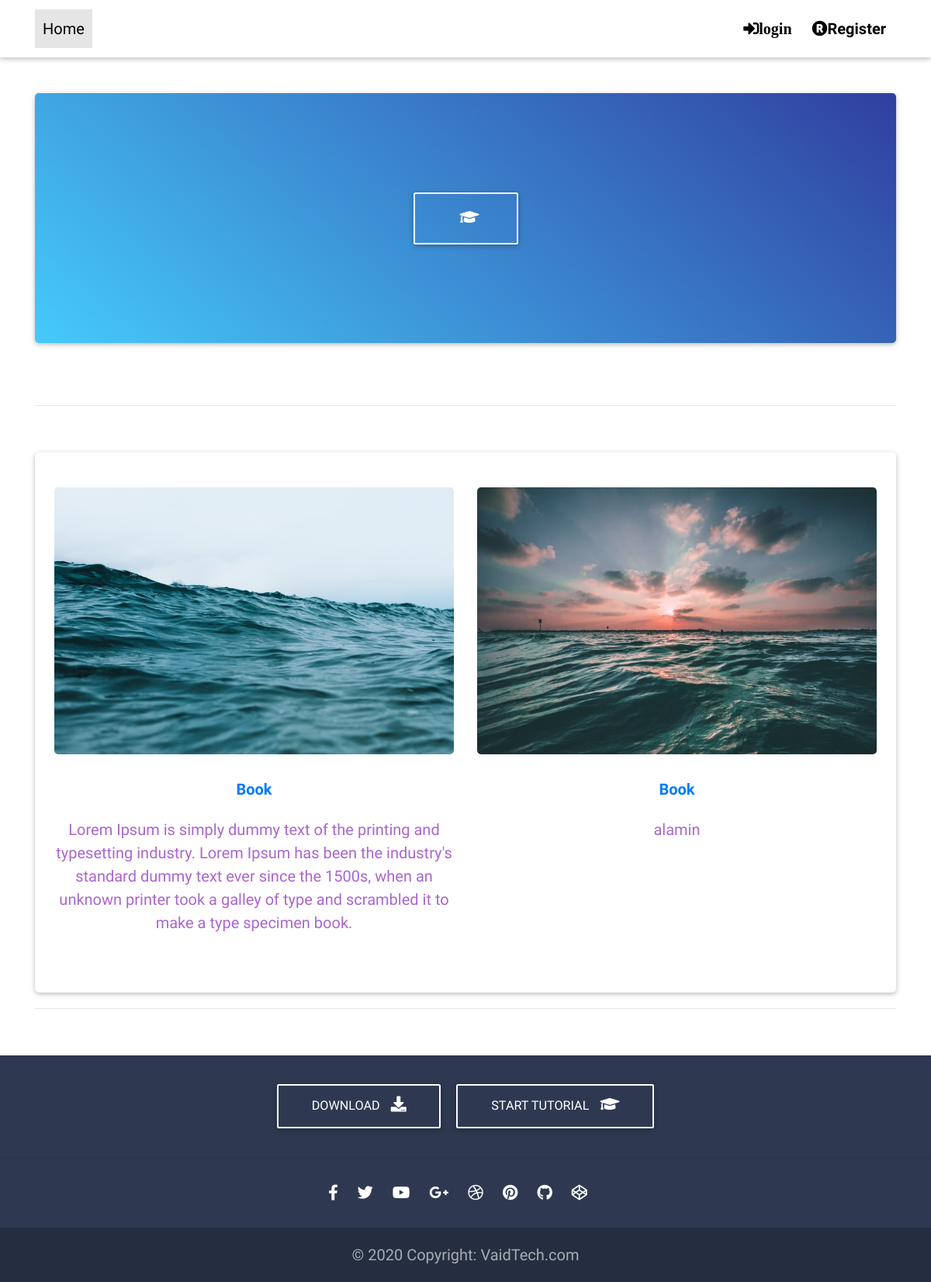
/article_category/Book/, run on the app's committed database.
### Articleapp/models.py (models this page shows, shortened)
class Article(models.Model):
	author_id   = models.ForeignKey(Author, on_delete=models.CASCADE)
	title       = models.CharField(max_length=120)
	image       = models.ImageField()
	description = models.TextField()
	category_name = models.ForeignKey('Category', on_delete=models.CASCADE)

### Articleapp/views.py (the view)
# urls.py: path('article_category/<name>/', views.category_page_view, name="category_page"),
def category_page_view(request, name):
	category = get_object_or_404(Category,category_name=name)
	print(category)
	article_category = Article.objects.filter(category_name=category.id)
	context = {
              "article_category":article_category,
	        }
	return render(request, "category-page.html", context)

### Articleapp/models.py (called while the page is built)
    def __str__(self):
    	return self.category_name

### templates/category-page.html (shortened to what this page needs)
{% extends 'base.html' %}
{% load static %}
{%block head %}
<link rel="stylesheet" type="text/css" href="{% static 'css/category.css' %}">
 {% endblock %}
{%block content %}
 <main class="mt-5 pt-5">
    <div class="container">
<section class="card blue-gradient wow fadeIn">
        <div class="card-body text-white text-center py-5 px-5 my-5">
          <a target="_blank" href="" class="btn btn-outline-white btn-lg">
            <i class="fas fa-graduation-cap ml-2"></i>
          </a>
        </div>
</section>
<section class="pt-5">
    <hr class="mb-5">
      <div class="card">
          <div class="card-body">
            <div class="row mt-3 wow fadeIn">
               {%for category in article_category%}
              <div class="col-lg-6 col-xl-6 mb-4">
                <div class="view overlay rounded">
                 <a href="{% url 'post_page' id=category.id%}"> <img src="{{ category.image.url }}" class="img-fluid"
                    alt=""></a>
                </div>
                <h3 class="mb-3 font-weight-bold dark-grey-text">
                  <a href="{% url 'post_page' id=category.id %}"><strong>{{ category.title }}</strong></a>
                </h3>
                <p class="grey-text">{{ category.description }} </p>
              </div>
              {% endfor %}
            </div>
       </div>
     </div>
        <hr class="mb-5">
</section>
    </div>
</main>
{% endblock %}

### static/css/base.css (style rules this page uses)
* { font-family: 'Baloo Paaji 2', cursive; font-size: 20px; }

### static/css/category.css (style rules this page uses)
.dark-grey-text, .dark-grey-text:focus, .dark-grey-text:hover { color: #a6c!important; text-align: center; padding-top: 20px; }
.grey-text { color: #a6c!important; text-align: center; font-size: 20px; }

### data on the page
Article: image (picture), title "Book", description "Lorem Ipsum is simply dummy text of the printing and typesetting industry. Lorem Ipsum has been the industry's standard dummy text ever since the 1500s, when an unknown printer took a galley of type and scrambled it to make a type specimen book."
Article: image (picture), title "Book", description "alamin"
